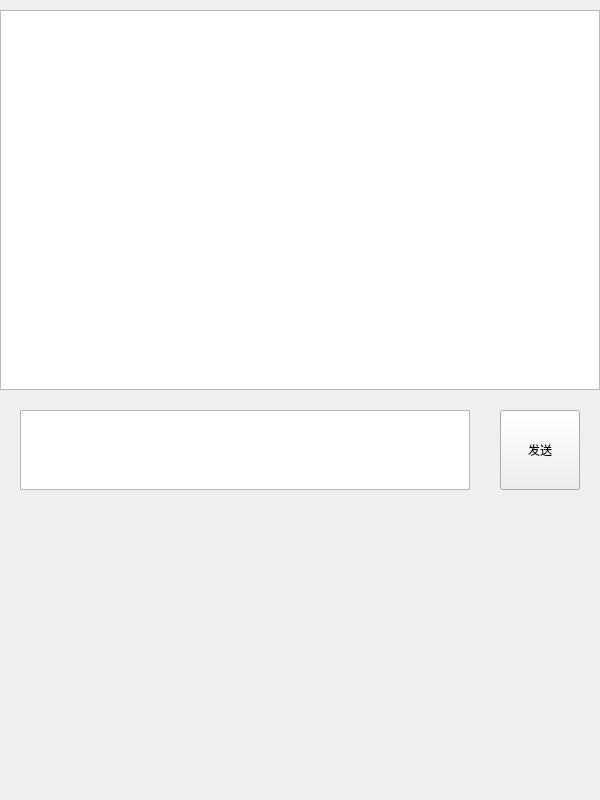
<?xml version="1.0" encoding="UTF-8"?>
<ui version="4.0">
 <class>secondwnd</class>
 <widget class="QWidget" name="secondwnd">
  <property name="geometry">
   <rect>
    <x>0</x>
    <y>0</y>
    <width>600</width>
    <height>800</height>
   </rect>
  </property>
  <property name="windowTitle">
   <string>Form</string>
  </property>
  <widget class="QTextEdit" name="chatMsgBox">
   <property name="geometry">
    <rect>
     <x>0</x>
     <y>10</y>
     <width>600</width>
     <height>380</height>
    </rect>
   </property>
  </widget>
  <widget class="QTextEdit" name="sendMsgBox">
   <property name="geometry">
    <rect>
     <x>20</x>
     <y>410</y>
     <width>450</width>
     <height>80</height>
    </rect>
   </property>
  </widget>
  <widget class="QPushButton" name="sendBtn">
   <property name="geometry">
    <rect>
     <x>500</x>
     <y>410</y>
     <width>80</width>
     <height>80</height>
    </rect>
   </property>
   <property name="text">
    <string>发送</string>
   </property>
  </widget>
 </widget>
 <resources/>
 <connections/>
</ui>
